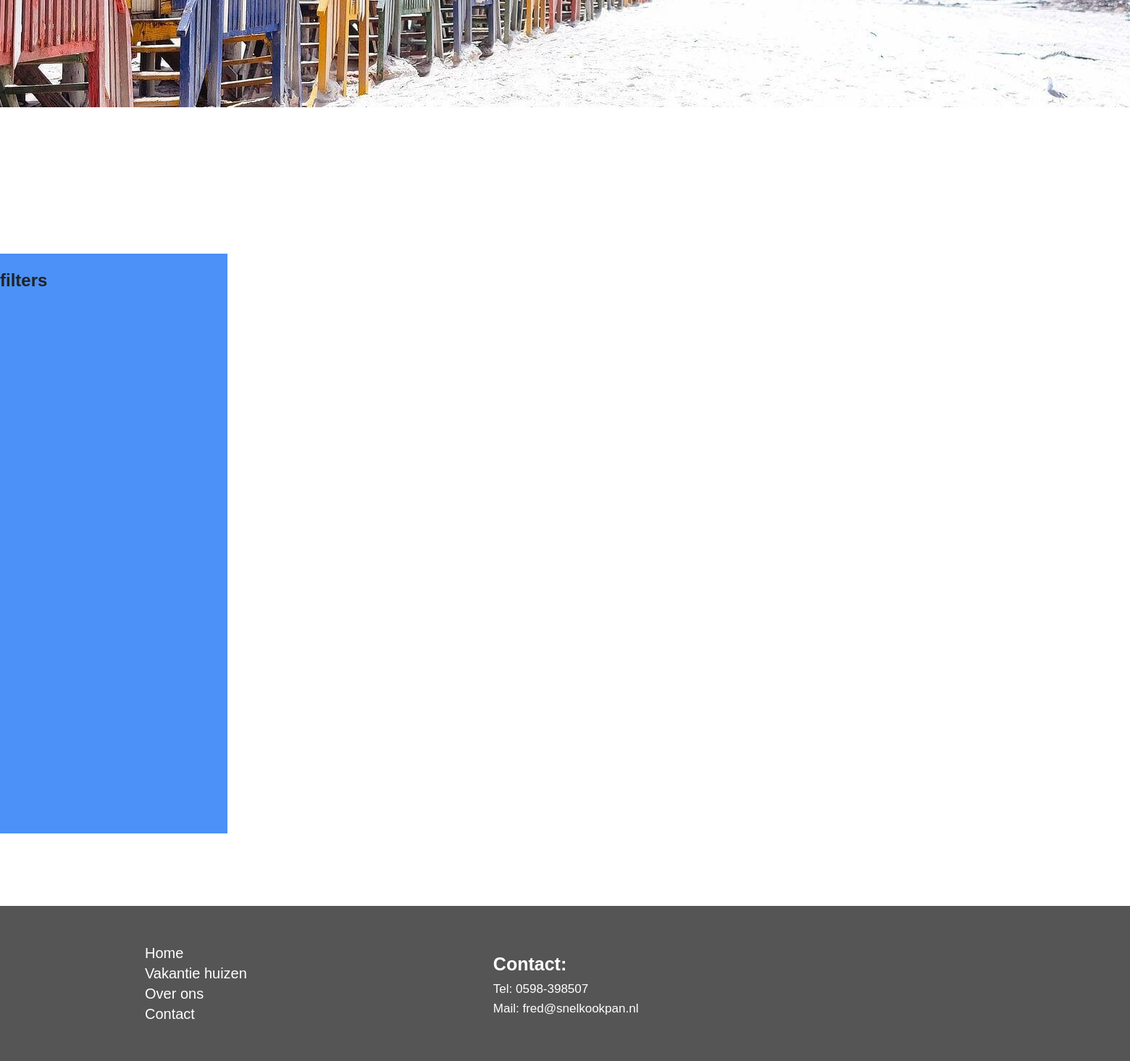
The app's page /shop.php (lower part), older data.
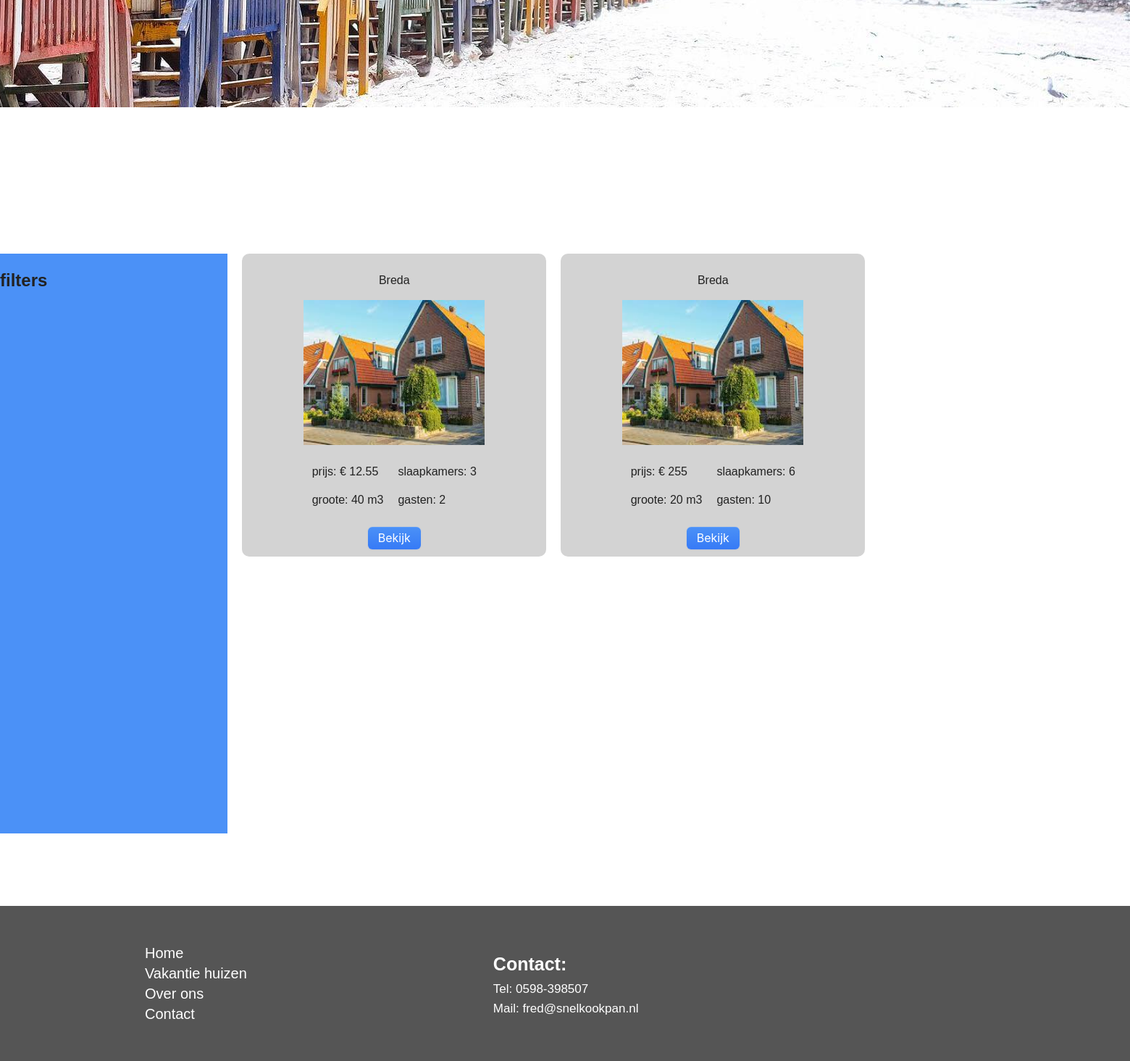
The same page, newer data.
### tables this page shows
CREATE TABLE `huisinfo` (
  `id` int(11) NOT NULL,
  `img` text NOT NULL,
  `omgeving` varchar(150) NOT NULL,
  `prijs` float NOT NULL,
  `formaat` int(150) NOT NULL,
  `slaapkamers` text NOT NULL,
  `gasten` varchar(150) NOT NULL
);

### shop.php (the view, shortened to what this page needs)
<!DOCTYPE html>
<html lang="en">
<head>
    <?php require_once 'head.php' ?>
</head>
<body>
    <?php
        require_once 'backend/conn.php';
        $query = "SELECT * FROM huisinfo";
        $statement = $conn->prepare($query);
        $statement->execute();
        $huizen = $statement->fetchAll(PDO::FETCH_ASSOC);
    ?>
    <div class="shop_container">
        <div class="side_bar">
            <h2>filters</h2>
        </div>
        <div class="grid_container">
                <?php foreach($huizen as $huis): ?>
            <div class="grid_item">
                <div class="big">
                <p><?php echo $huis['omgeving'] ?></p>
                <img src="<?php ?>img/huis.jpg" class="img-fluid rounded-top" alt="">
                    <div class="desc">
                        <div class="spacing">
                            <p> prijs:  <span>&#8364; <?php echo $huis['prijs'] ?></span></p>
                            <p>groote: <span><?php echo $huis['formaat'] ?> m3</span></p>
                        </div>
                        <div class="spacing">
                            <p>slaapkamers: <span><?php echo $huis['slaapkamers'] ?></span></p>
                            <p>gasten: <span><?php echo $huis['gasten'] ?></span></p>
                        </div>
                    </div>
                    <form method="POST" action="buy.php">
                        <button type="submit" class="button-10">Bekijk</button>
                    </form>
                </div>
            </div>
            <?php endforeach; ?>
        </div>
    </div>
    <?php require_once 'footer.php'?>
</body>
</html>

### head.php (shortened to what this page needs)
<link rel="stylesheet" href="<?php echo $base_url ?>/css/main.css">
<link rel="stylesheet" href="<?php echo $base_url ?>/css/normalize.css">
<link rel="stylesheet" href="<?php echo $base_url ?>/css/shop.css">

### footer.php
<footer>
    <div class="footerLinkjes">
        <a href="index.php">Home</a>
        <a href="shop.php">Vakantie huizen</a>
        <a href="overons.php">Over ons</a>
        <a href="contact.php">Contact</a>
    </div>
    <div class="footerContact">
        <h3>Contact:</h3>
        <p>Tel: 0598-398507</p>
        <p>Mail: fred@snelkookpan.nl</p>
    </div>
</footer>

### css/main.css (style rules this page uses)
html { color: #222; font-size: 1em; line-height: 1.4; font-family: Arial, Helvetica, sans-serif; }
audio, canvas, iframe, img, svg, video { vertical-align: middle; }
body { overflow-x: hidden; }
footer { background-color: #555555; display: flex; flex-direction: row; margin-top: 100px; padding: 50px; align-items: center; justify-content: flex-start; }
.footerContact { line-height: 10px; }
.footerContact p { color: white; font-size: 17px; }
.footerContact h3 { color: white; font-size: 25px; font-weight: bold; }
.footerLinkjes { display: flex; flex-direction: column; margin-right: 340px; margin-left: 150px; }
.footerLinkjes a { color: #fff; text-decoration: none; font-size: 20px; }

### css/shop.css (style rules this page uses)
html { color: #222; font-size: 1em; line-height: 1.4; }
audio, canvas, iframe, img, svg, video { vertical-align: middle; }
.side_bar { position: sticky; height: 100vh; width: 40vh; top: 0; margin-right: 20px; }
.shop_container { display: flex; flex-direction: row; }
.grid_container { display: grid; grid-template-columns: 1fr 1fr 1fr; width: 80%; gap: 20px; }
.big { background : lightgray; width: 400px; height: auto; padding: 10px; display: flex; flex-direction: column; align-items: center; border-radius: 10px; }
.side_bar { background: #4B91F7; }
.big img { width: 250px; height: 200px; }
.desc { display: flex; flex-direction: row; }
.spacing { padding: 10px; }
.button-10 { display: flex; flex-direction: column; align-items: center; padding: 6px 14px; font-family: -apple-system, BlinkMacSystemFont, 'Roboto', sans-serif; border-radius: 6px; border: none; color: #fff; background: linear-gradient(180deg, #4B91F7 0%, #367AF6 100%); background-origin: border-box; box-shadow: 0px 0.5px 1.5px rgba(54, 122, 246, 0.25), inset 0px 0.8px 0px -0.25px rgba(255, 255, 255, 0.2); user-select: none; -webkit-user-select: none; touch-action: manipulation; }

Row changes from the older to the newer data that the page shows:
added huisinfo: omgeving "Breda", prijs "12.55", formaat "40", slaapkamers "3", gasten "2"
added huisinfo: omgeving "Breda", prijs "255", formaat "20", slaapkamers "6", gasten "10"
